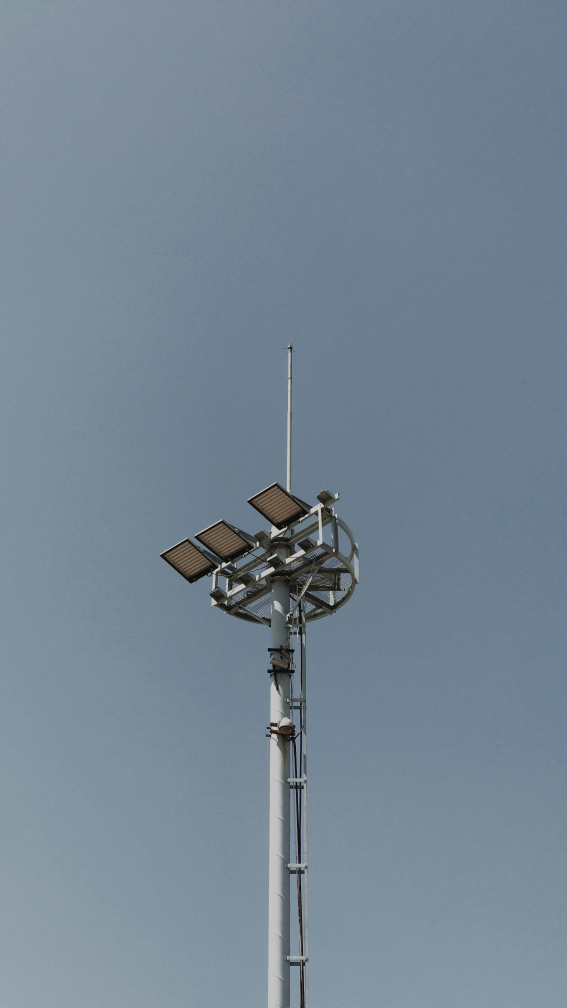
#> input picture media/ilham-fikri-Dzwu7ehDlSM-unsplash.jpg, 2268 x 4032 px (shown at 1/4 size)
$ python image_resizer.py --input ../media --output out
#> lines starting #> are read from the running program, lines starting #| are printed output that depends on the picture
#!/usr/bin/env python3
import os
import argparse
from PIL import Image


def compress_and_resize_images(
    input_dir, output_dir, max_width=1920, max_height=1080, quality=85
):
#> called with input_dir = '../media', output_dir = 'out', max_width = 1920, max_height = 1080, quality = 85
    os.makedirs(output_dir, exist_ok=True)
    supported_ext = (".jpg", ".jpeg", ".png", ".webp")

    for root, _, files in os.walk(input_dir):
        for filename in files:
            if not filename.lower().endswith(supported_ext):
                continue

            input_path = os.path.join(root, filename)
            rel_path = os.path.relpath(root, input_dir)
            save_dir = os.path.join(output_dir, rel_path)
            os.makedirs(save_dir, exist_ok=True)
            output_path = os.path.join(save_dir, filename)

            try:
                img = Image.open(input_path)
#> img is the input picture: PIL image 2268x4032 RGB; mean R, G, B 117.5, 133.9, 148.5

                if img.mode in ("RGBA", "P"):
                    img = img.convert("RGB")

                if max_width or max_height:
                    img.thumbnail((max_width or img.width, max_height or img.height))
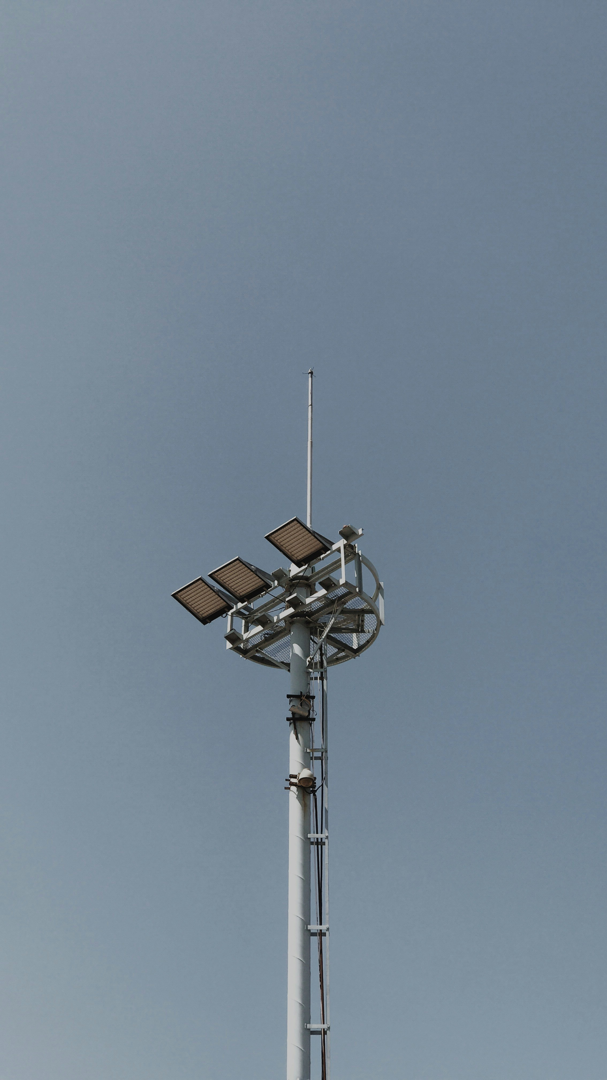
#> img: PIL image 607x1080 RGB; mean R, G, B 117.5, 133.9, 148.5

                img.save(output_path, optimize=True, quality=quality)
                print(f"{filename} compressed -> {output_path}")
            except Exception as e:
                print(f"Skipping {filename}: {e}")

    print("Done compressing all images.")


def main():
    parser = argparse.ArgumentParser(
        description="Compress and optionally resize all images in a directory."
    )
    parser.add_argument("-i", "--input", required=True, help="Input directory path")
    parser.add_argument("-o", "--output", required=True, help="Output directory path")
    args = parser.parse_args()

    compress_and_resize_images(
        input_dir=args.input,
        output_dir=args.output,
    )


if __name__ == "__main__":
    main()
